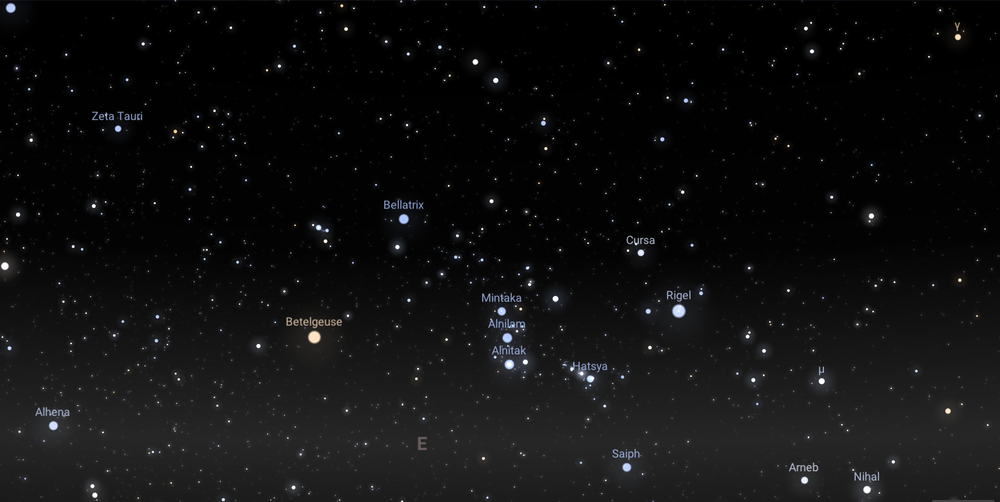
#> input picture test_data/Orion.png, 1000 x 502 px, shrunk from 1920 x 963 before the run
$ python constellation_detector.py
#> lines starting #> are read from the running program, lines starting #| are printed output that depends on the picture; after the words box and inside, x2 and y2 are one past the last pixel; in counts of white or black regions, pixels touching at a corner belong together
# constellation_detector.py
import cv2
import numpy as np
from matplotlib import pyplot as plt
import math
import os
import pickle
import copy

# --- Helper Functions ---
def dist(p1, p2):
    return math.sqrt((p1[0]-p2[0])**2 + (p1[1]-p2[1])**2)

def getAngle(p0, p1, p2):
    return math.acos((dist(p0, p1)**2 + dist(p0, p2)**2 - dist(p1, p2)**2) / (2 * (dist(p0, p1)**2) * (dist(p0, p2)**2)))

def getNormalisedCoordinates(x, y, brightest_index, second_brightest_index, lines=[]):
    x = copy.deepcopy(x)
    y = copy.deepcopy(y)

    lines = np.array(lines)

    for line in lines:
        for x1, y1, x2, y2 in line:
            x1 -= x[brightest_index]
            y1 -= y[brightest_index]
            x2 -= x[brightest_index]
            y2 -= y[brightest_index]
            line[0][0] = x1
            line[0][1] = y1
            line[0][2] = x2
            line[0][3] = y2

    # Shifting the brightest star to origin
    for i in range(len(x)):
        x[len(x)-i-1] -= x[brightest_index]
        y[len(x)-i-1] -= y[brightest_index]

    # Distance between brightest and second brightest star
    distance_brightest = math.sqrt((x[brightest_index]-x[second_brightest_index])**2 + (y[brightest_index]-y[second_brightest_index])**2)

    # Normalising the distance between all stars
    for i in range(len(x)):
        x[i] = x[i] / distance_brightest
        y[i] = y[i] / distance_brightest
    lines = lines / distance_brightest

    # Finding the angle of rotation to rotate second brightest star to (1, 0)
    p0 = (x[brightest_index], y[brightest_index])
    p1 = (x[second_brightest_index], y[second_brightest_index])
    p2 = (1, 0)
    theta = getAngle(p0, p1, p2)
    if round(x[second_brightest_index] * math.cos(theta) - y[second_brightest_index] * math.sin(theta), 2) != float(1) or round(x[second_brightest_index] * math.sin(theta) + y[second_brightest_index] * math.cos(theta), 2) != float(0):
        theta = -theta

    # Updating the new coordinates of each star
    for i in range(1, len(x)):
        x_new = x[i] * math.cos(theta) - y[i] * math.sin(theta)
        y_new = x[i] * math.sin(theta) + y[i] * math.cos(theta)
        x[i], y[i] = round(x_new, 2), round(y_new, 2)

    for line in lines:
        for x1, y1, x2, y2 in line:
            x1_new = x1 * math.cos(theta) - y1 * math.sin(theta)
            y1_new = x1 * math.sin(theta) + y1 * math.cos(theta)
            x2_new = x2 * math.cos(theta) - y2 * math.sin(theta)
            y2_new = x2 * math.sin(theta) + y2 * math.cos(theta)
            line[0][0] = x1_new
            line[0][1] = y1_new
            line[0][2] = x2_new
            line[0][3] = y2_new

    return np.array(x), np.array(y), lines

def iterateArea(contours, lines=[], iterate=False):
    lines = np.array(lines)

    # Finding the coordinates of the contours and their area
    coordinates = {}
    for i in range(len(contours)):
        cnt = contours[i]
        M = cv2.moments(cnt)
        cx = int(M['m10'] / M['m00'])
        cy = int(M['m01'] / M['m00'])
        area = cv2.contourArea(cnt)
        if area in coordinates:
            coordinates[area + 0.0001] = (cx, cy)
        else:
            coordinates[area] = (cx, cy)

    sorted_area = []
    for i in reversed(sorted(coordinates.keys())):
        sorted_area.append(i)

    # Creating coordinates for each star in the constellation
    x = []
    y = []
    for area in sorted_area:
        x.append(coordinates[area][0])
        y.append(coordinates[area][1])

    threshold = min(150, sorted_area[2])
    count = 0
    for area in sorted_area:
        if area >= threshold:
            count += 1

    coordinates_list = []
    if iterate == False:
        return getNormalisedCoordinates(x, y, 0, 1, lines)
    else:
        for i in range(count):
            for j in range(i + 1, count):
                x_new, y_new, _ = getNormalisedCoordinates(x[i:], y[i:], i, j, lines)
                coordinates_list.append((x_new, y_new))
        return coordinates_list

# Edge detection and image processing functions
def findEdges(image, thresh1, thresh2):
    out = cv2.Canny(np.array(image), thresh1, thresh2)
    return out

def invertImage(image):
    return cv2.bitwise_not(image)

def getGrayscale(image):
    return cv2.cvtColor(image, cv2.COLOR_BGR2GRAY)

def applyMedian(image, size):
    return cv2.medianBlur(image, size)

def plotImage(image, imagename="figure"):
    cv2.imshow(imagename, image)

def binariseImage(img, thresholds):
    output_thresh = []
    for threshold in thresholds:
        ret, thresh = cv2.threshold(img, threshold, 255, cv2.THRESH_BINARY)
        output_thresh.append(thresh)
    return output_thresh

# [90 lines left out: functions getGreenChannel, getBlueChannel, getRedChannel, makeTemplates, not called in this run]

# --- Test Normaliser Function ---
def test_normaliser(test_path):
    img = cv2.imread(test_path)
    img = getGrayscale(img)
    cv2.imshow('test_img', img)

    thresh = binariseImage(img, [190])
    final = thresh[0]
    plotImage(final, "final")
    stars = applyMedian(final, 5)
    final_stars_inverted = invertImage(stars)

    edged = findEdges(final_stars_inverted, 30, 200)
    plotImage(edged, "edges")

    edge_copy = edged.copy()
    contours, hierarchy = cv2.findContours(edge_copy, cv2.RETR_EXTERNAL, cv2.CHAIN_APPROX_NONE)

    final_contours = []
    for contour in contours:
        area = cv2.contourArea(contour)
        if area != 0:
            final_contours.append(contour)

    coordinates_list = iterateArea(final_contours, [], True)
    return coordinates_list

# --- Scoring and Similarity Functions ---
# [55 lines left out: functions score, simillarity_error, not called in this run]

# --- Main Test Runner ---
def test_runner(constellation):
    test_coordinates = test_normaliser('test_data/' + constellation + '.png')
    true_label = constellation[:]
    file = open('Template Coordinates', 'rb')
    template_coordinate = pickle.load(file)

    score_val = -1
    pred_label = 'None'
    plot_points = []

    for bright_perm in range(len(test_coordinates)):
        for constellation in template_coordinate:
            x_template, y_template, n_stars, normalised_lines = template_coordinate[constellation]
            e = simillarity_error((x_template, y_template), test_coordinates[bright_perm])
            cur_score = e[0] * (e[0] - 2) / (n_stars * e[1])
            if e[0] > 2 and score_val < cur_score < 1e+3:
                pred_label = constellation
                score_val = cur_score
                plot_points = (x_template, y_template, test_coordinates, normalised_lines)

    plt.figure('Matched ' + true_label + " " + pred_label)
    plt.scatter(plot_points[0], plot_points[1])
    # Plot the test coordinates for the chosen permutation (bright_perm remains from the loop)
    plt.scatter(plot_points[2][bright_perm][0], plot_points[2][bright_perm][1])
    for line in plot_points[3]:
        for x1, y1, x2, y2 in line:
            plt.plot([x1, x2], [y1, y2], color='red')
    plt.savefig("./Predicted_images/" + true_label + " " + pred_label)
    plt.close()

    return pred_label

# --- Detection Wrapper Function ---
def detect_constellation_from_image(image_path):
    """
    Loads an image from the given image_path, saves it into the existing test_data folder
    (without changing file paths), then processes it using the test_runner function,
    and returns the predicted constellation label.
    """
#> called with image_path = 'test_data/Orion.png'
    # Ensure the test_data folder exists
    test_folder = "test_data"
    if not os.path.exists(test_folder):
        os.makedirs(test_folder)

    filename = os.path.basename(image_path)
    temp_test_image_path = os.path.join(test_folder, filename)

    # Read the image from the provided path and save it to the test_data folder
    img = cv2.imread(image_path)
#> img is the input picture: shape (502, 1000, 3); mean B, G, R 16.1, 15.7, 15.6
    if img is None:
        return {"error": "Could not load image."}
    cv2.imwrite(temp_test_image_path, img)

    # Remove the file extension for test_runner (which expects the filename without extension)
    name_without_ext = os.path.splitext(filename)[0]

    # Run detection using the existing test_runner function
    predicted_constellation = test_runner(name_without_ext)
#> the loop in binariseImage, `for threshold in thresholds:` made 1 pass
#> ret on pass 1: 190
#> pass 1, in binariseImage, `ret, thresh = cv2.threshold(img, threshold, 255, cv2.THRESH_BINARY)`:
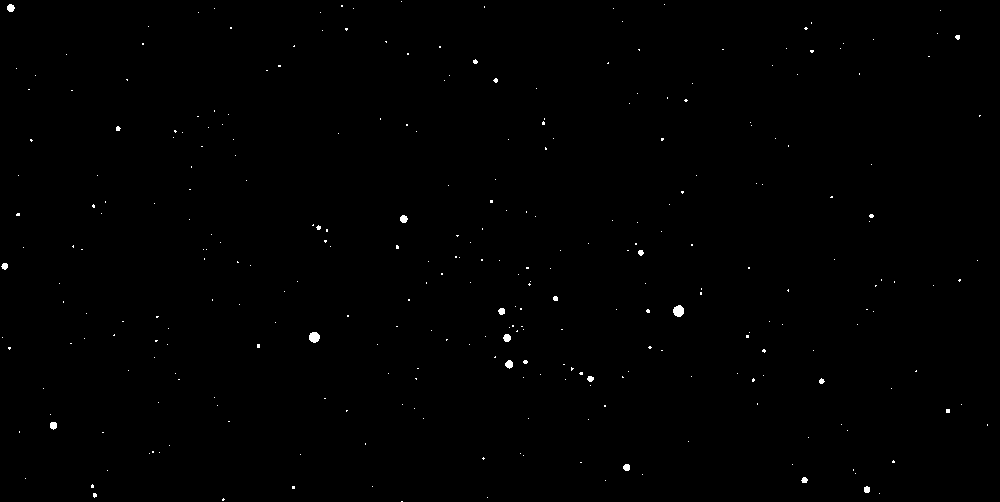
#> thresh: shape (502, 1000); 0.31% white; 298 white regions (281 under 20 px), largest, box (x1, y1, x2, y2) and area: (673, 305, 684, 317) 102, (309, 332, 320, 343) 95, (505, 360, 513, 369) 52
#> after the loop in binariseImage, `for threshold in thresholds:`: output_thresh = 1 item
#> in applyMedian, `return cv2.medianBlur(image, size)`:
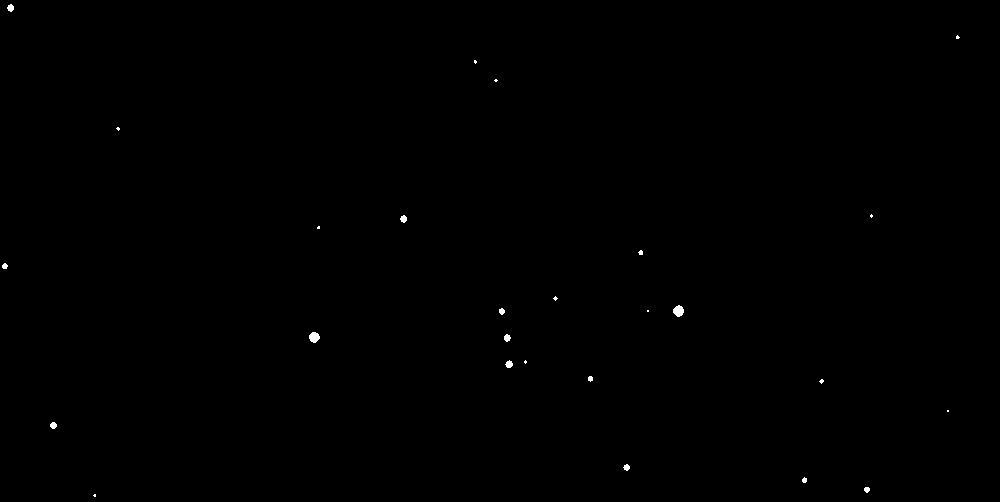
#> returned value: shape (502, 1000); 0.13% white; 26 white regions (13 under 20 px), largest, box (x1, y1, x2, y2) and area: (673, 305, 684, 317) 95, (309, 332, 320, 343) 89, (505, 360, 513, 368) 44
#> in findEdges, `out = cv2.Canny(np.array(image), thresh1, thresh2)`:
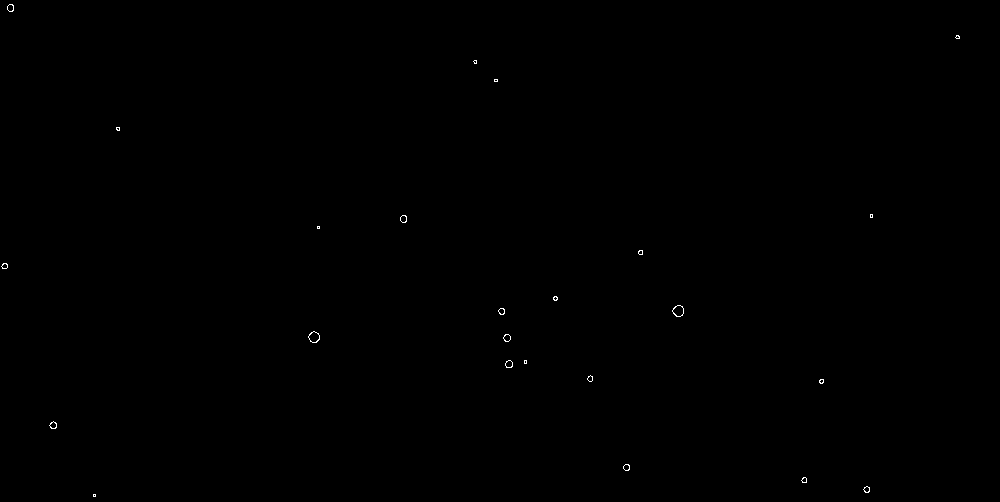
#> out: shape (502, 1000); 0.08% white in thin lines or dots
#> in test_normaliser, `contours, hierarchy = cv2.findContours(edge_copy, cv2.RETR_EXTERNAL, c..`: contours = 24 contours, 11 with area under 20; largest, box (x1, y1, x2, y2) and area: (672, 305, 684, 317) 94, (308, 331, 320, 343) 90, (505, 360, 513, 368) 41, (503, 334, 511, 342) 39, (400, 215, 407, 223) 37
#> the loop in test_normaliser, `for contour in contours:` made 24 passes
#> area on passes 2, 3, 4, 5, 7, 9, 10, 11, 12, 13, 15, 18: 27, 20, 31, 36, 22, 41, 39, 89.5, 30, 94, 24.5, 37
#> after the loop in test_normaliser, `for contour in contours:`: final_contours has the same summary as contours
#> the loop in iterateArea, `for i in range(len(contours)):` made 24 passes
#> (cx, cy, area) on passes 2, 3, 4, 5, 7, 9, 10, 11, 12, 13, 15, 18: (866, 489, 27), (803, 479, 20), (626, 467, 31), (52, 424, 36), (589, 378, 22), (508, 363, 41), (506, 337, 39), (313, 336, 89.5), (501, 310, 30), (677, 310, 94), (4, 265, 24.5), (403, 218, 37)
#> after the loop in iterateArea, `for i in range(len(contours)):`: coordinates = 23 items
#> the loop in iterateArea, `for i in reversed(sorted(coordinates.keys())):` made 23 passes
#> after the loop in iterateArea, `for i in reversed(sorted(coordinates.keys())):`: sorted_area = [94, 89.5, 41, 39, 37, 37, 36, 31, 30, 27, 24.5, 22, 20, 15, 14.5, 14, 9.5, 8.5, 7, 6, 6, 4, 4]
#> the loop in iterateArea, `for area in sorted_area:` made 23 passes
#> after the loop in iterateArea, `for area in sorted_area:`: x = [677, 313, 508, 506, 10, 403, 52, 626, 501, 866, 4, 589, 803, 640, 821, 555, 957, 117, 474, 495, 525, 318, 94]; y = [310, 336, 363, 337, 7, 218, 424, 467, 310, 489, 265, 378, 479, 252, 380, 298, 36, 128, 61, 80, 361, 227, 495]
#> in iterateArea, `threshold = min(150, sorted_area[2])`: threshold = 41
#> the loop in iterateArea, `for area in sorted_area:` made 23 passes
#> after the loop in iterateArea, `for area in sorted_area:`: count = 3
#> the loop in iterateArea, `for i in range(count):` made 3 passes
#> after the loop in iterateArea, `for i in range(count):`: coordinates_list = 3 items
    return {"predicted_constellation": predicted_constellation}

# --- Main Execution for Testing ---
if __name__ == "__main__":
    # Example: Test with an image file from test_data folder (do not change file paths)
#> (the run stopped early here; a loop or call above may not have finished)
